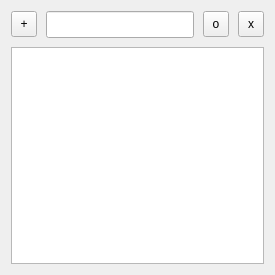
<?xml version="1.0" encoding="UTF-8"?>
<ui version="4.0">
 <class>NoteWidget</class>
 <widget class="QWidget" name="NoteWidget">
  <property name="geometry">
   <rect>
    <x>0</x>
    <y>0</y>
    <width>275</width>
    <height>275</height>
   </rect>
  </property>
  <property name="windowTitle">
   <string>NoteWidget</string>
  </property>
  <layout class="QGridLayout" name="gridLayout">
   <property name="spacing">
    <number>9</number>
   </property>
   <item row="0" column="0">
    <widget class="QToolButton" name="newButton">
     <property name="minimumSize">
      <size>
       <width>26</width>
       <height>26</height>
      </size>
     </property>
     <property name="text">
      <string>+</string>
     </property>
    </widget>
   </item>
   <item row="0" column="1">
    <widget class="QLineEdit" name="noteTitleLineEdit">
     <property name="minimumSize">
      <size>
       <width>0</width>
       <height>26</height>
      </size>
     </property>
     <property name="font">
      <font>
       <family>Consolas</family>
       <pointsize>12</pointsize>
      </font>
     </property>
     <property name="maxLength">
      <number>1000</number>
     </property>
     <property name="alignment">
      <set>Qt::AlignmentFlag::AlignCenter</set>
     </property>
    </widget>
   </item>
   <item row="0" column="2">
    <widget class="QToolButton" name="pinButton">
     <property name="minimumSize">
      <size>
       <width>26</width>
       <height>26</height>
      </size>
     </property>
     <property name="text">
      <string>o</string>
     </property>
     <property name="checkable">
      <bool>true</bool>
     </property>
    </widget>
   </item>
   <item row="0" column="3">
    <widget class="QToolButton" name="closeButton">
     <property name="minimumSize">
      <size>
       <width>26</width>
       <height>26</height>
      </size>
     </property>
     <property name="text">
      <string>x</string>
     </property>
    </widget>
   </item>
   <item row="1" column="0" colspan="4">
    <widget class="QTextEdit" name="noteTextEdit">
     <property name="font">
      <font>
       <family>Consolas</family>
       <pointsize>12</pointsize>
      </font>
     </property>
    </widget>
   </item>
  </layout>
 </widget>
 <resources/>
 <connections/>
</ui>
